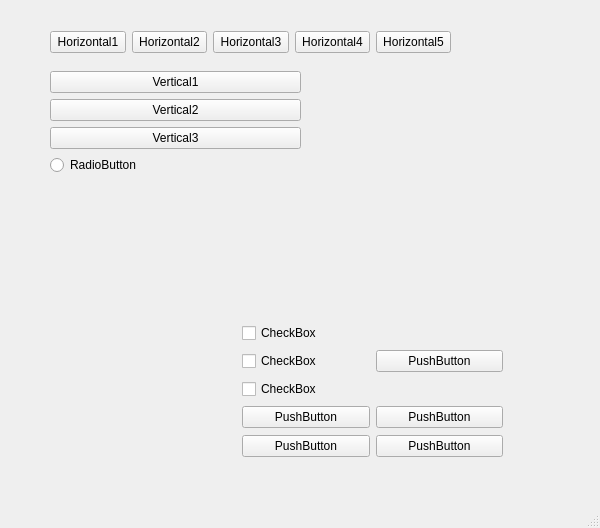
<?xml version="1.0" encoding="UTF-8"?>
<ui version="4.0">
 <class>MainWindow</class>
 <widget class="QMainWindow" name="MainWindow">
  <property name="geometry">
   <rect>
    <x>0</x>
    <y>0</y>
    <width>600</width>
    <height>528</height>
   </rect>
  </property>
  <property name="windowTitle">
   <string>MainWindow</string>
  </property>
  <widget class="QWidget" name="centralwidget">
   <widget class="QWidget" name="">
    <property name="geometry">
     <rect>
      <x>50</x>
      <y>30</y>
      <width>401</width>
      <height>25</height>
     </rect>
    </property>
    <layout class="QHBoxLayout" name="horizontalLayout">
     <item>
      <widget class="QPushButton" name="pushButton_6">
       <property name="text">
        <string>Horizontal1</string>
       </property>
      </widget>
     </item>
     <item>
      <widget class="QPushButton" name="pushButton_5">
       <property name="text">
        <string>Horizontal2</string>
       </property>
      </widget>
     </item>
     <item>
      <widget class="QPushButton" name="pushButton_7">
       <property name="text">
        <string>Horizontal3</string>
       </property>
      </widget>
     </item>
     <item>
      <widget class="QPushButton" name="pushButton_4">
       <property name="text">
        <string>Horizontal4</string>
       </property>
      </widget>
     </item>
     <item>
      <widget class="QPushButton" name="pushButton_8">
       <property name="text">
        <string>Horizontal5</string>
       </property>
      </widget>
     </item>
    </layout>
   </widget>
   <widget class="QWidget" name="">
    <property name="geometry">
     <rect>
      <x>50</x>
      <y>71</y>
      <width>251</width>
      <height>141</height>
     </rect>
    </property>
    <layout class="QVBoxLayout" name="verticalLayout">
     <item>
      <widget class="QPushButton" name="pushButton">
       <property name="text">
        <string>Vertical1</string>
       </property>
      </widget>
     </item>
     <item>
      <widget class="QPushButton" name="pushButton_2">
       <property name="text">
        <string>Vertical2</string>
       </property>
      </widget>
     </item>
     <item>
      <widget class="QPushButton" name="pushButton_3">
       <property name="text">
        <string>Vertical3</string>
       </property>
      </widget>
     </item>
     <item>
      <widget class="QRadioButton" name="radioButton_2">
       <property name="text">
        <string>RadioButton</string>
       </property>
      </widget>
     </item>
     <item>
      <spacer name="verticalSpacer">
       <property name="orientation">
        <enum>Qt::Vertical</enum>
       </property>
       <property name="sizeHint" stdset="0">
        <size>
         <width>20</width>
         <height>40</height>
        </size>
       </property>
      </spacer>
     </item>
    </layout>
   </widget>
   <widget class="QWidget" name="">
    <property name="geometry">
     <rect>
      <x>242</x>
      <y>322</y>
      <width>261</width>
      <height>141</height>
     </rect>
    </property>
    <layout class="QGridLayout" name="gridLayout">
     <item row="0" column="0">
      <widget class="QCheckBox" name="checkBox">
       <property name="text">
        <string>CheckBox</string>
       </property>
      </widget>
     </item>
     <item row="4" column="0">
      <widget class="QPushButton" name="pushButton_11">
       <property name="text">
        <string>PushButton</string>
       </property>
      </widget>
     </item>
     <item row="3" column="0">
      <widget class="QPushButton" name="pushButton_9">
       <property name="text">
        <string>PushButton</string>
       </property>
      </widget>
     </item>
     <item row="1" column="0">
      <widget class="QCheckBox" name="checkBox_2">
       <property name="text">
        <string>CheckBox</string>
       </property>
      </widget>
     </item>
     <item row="4" column="1">
      <widget class="QPushButton" name="pushButton_14">
       <property name="text">
        <string>PushButton</string>
       </property>
      </widget>
     </item>
     <item row="3" column="1">
      <widget class="QPushButton" name="pushButton_12">
       <property name="text">
        <string>PushButton</string>
       </property>
      </widget>
     </item>
     <item row="2" column="0">
      <widget class="QCheckBox" name="checkBox_3">
       <property name="text">
        <string>CheckBox</string>
       </property>
      </widget>
     </item>
     <item row="1" column="1">
      <widget class="QPushButton" name="pushButton_13">
       <property name="text">
        <string>PushButton</string>
       </property>
      </widget>
     </item>
    </layout>
   </widget>
  </widget>
  <widget class="QMenuBar" name="menubar">
   <property name="geometry">
    <rect>
     <x>0</x>
     <y>0</y>
     <width>600</width>
     <height>21</height>
    </rect>
   </property>
  </widget>
  <widget class="QStatusBar" name="statusbar"/>
 </widget>
 <resources/>
 <connections/>
</ui>
